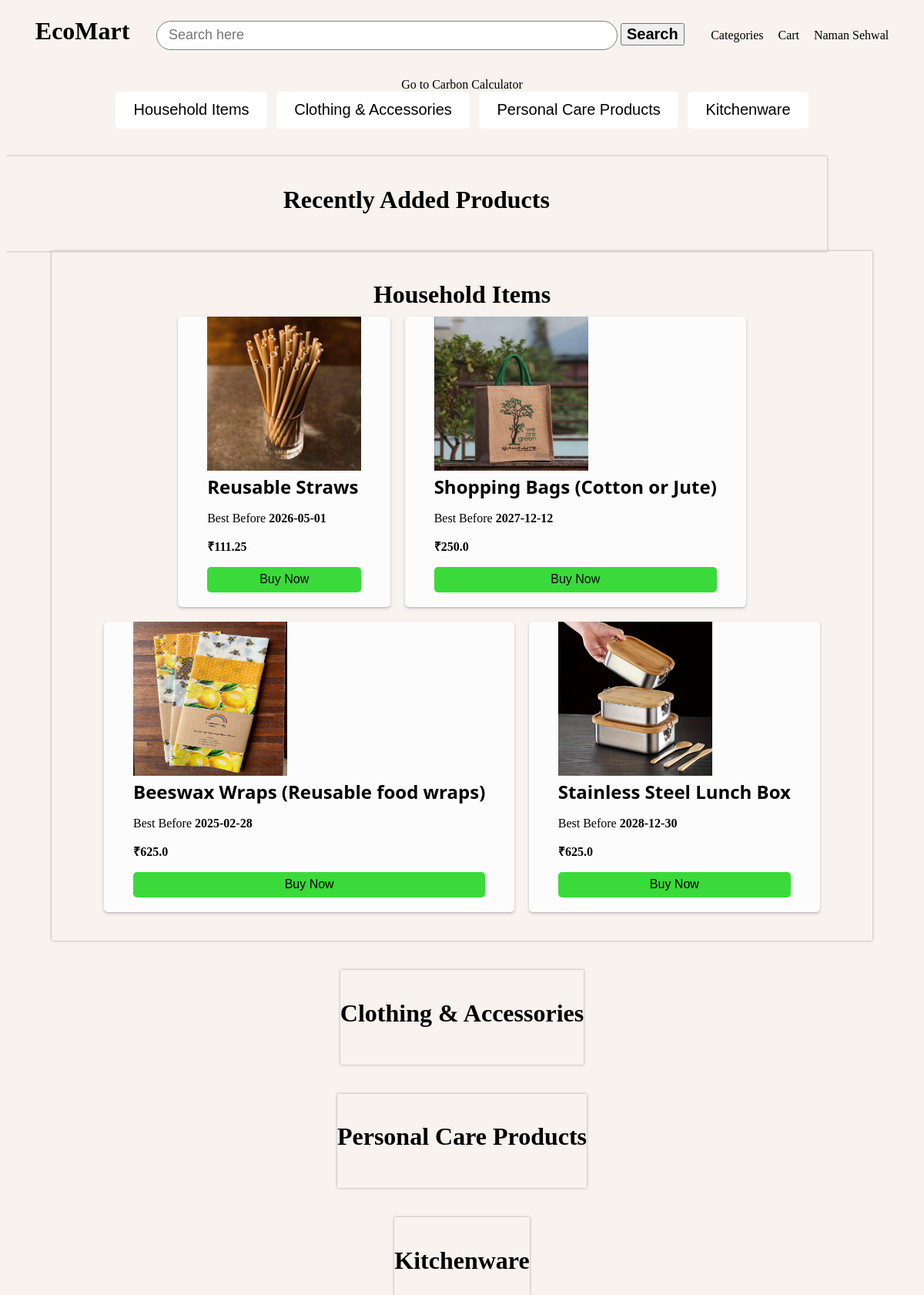
The page /testing on the database its author committed.
### vault.py (models this page shows, shortened)
class User(Base):
    __tablename__ = 'users'
    id = Column(Integer, primary_key=True, autoincrement=True)
    name = Column('name',String)
    email = Column('email',String)
    password = Column('password', String)
    address = Column('address', String)
    phone_number = Column('phone_number', String)
    admin = Column('admin', Integer, default=0)

class Category(Base):
    __tablename__ = 'categories'
    id = Column(Integer, primary_key=True, autoincrement=True)
    name = Column('name',String)
    image = Column('image',String)
    date = Column('date',String)

class Product(Base):
    __tablename__ = 'products'
    id = Column(Integer, primary_key=True, autoincrement=True)
    name = Column('name',String)
    category = Column('category',String)
    category_id = Column('category_id', Integer)
    price = Column('price', Integer)
    quantity = Column('quantity', Integer)
    time = Column('time', Integer)
    image = Column('image', String)
    description = Column('description', String)
    si_unit = Column('si_unit', Integer)
    best_before = Column('best_before', String)

### authentication.py (the view)
@app.route('/testing')
def testing():
    return render_template('user/index.html', user=agent.query(User).filter(User.id == 2).first(), categories=agent.query(Category).all(), products=agent.query(Product).all())

### templates/user/index.html (shortened to what this page needs)
<!DOCTYPE html>
<html lang="en">
  <head>
    <link
      rel="stylesheet"
      type="text/css"
      href="{{ url_for('static',filename='styles/style.css') }}"
    />
  </head>
  <body>
    <div class="main">
      <div class="navigation">
        <h1>EcoMart</h1>
        <form method="post" action="/search">
          <input
            name="search"
            type="text"
            placeholder="Search here"
            class="searchC"
            id="inputField"
          />
          <button type="submit" class="searchB"><h2>Search</h2></button>
        </form>
        <div class="right-nav">
          <p><a href="/category">Categories</a></p>
          <p><a href="/cart/{{user.id}}">Cart</a></p>
          <div class="dropdown">
            <p class="my-name">{{user.name}}</p>
          </div>
        </div>
      </div>
      <div class="calculator-btn">
        <a href="{{ url_for('carbon_calculator') }}">Go to Carbon Calculator</a>
      </div>
      <div class="cat-menu-container">
        {% for category in categories %}
        <button type="button" class="cat-menu">
          <a href="#{{category.name}}">{{category.name}}</a>
        </button>
        {% endfor %}
      </div>
      <div class="lower">
        <br />
        <div class="category filterDiv">
          <h1>Recently Added Products</h1>
        </div>
        <div class="container">
          {% for category in categories %}
          <div class="category" id="{{category.name}}">
            <h1>{{category.name}}</h1>
            <div class="product-list">
              {% for product in products %} {% if product.category ==
              category.name %}
              <div class="product" name="{{product.name}}">
                <div class="product-image">
                  <img src="/static/assets/{{product.image }}" alt="" />
                </div>
                <div class="product-info">
                  <h2 class="product-name">{{product.name}}</h2>
                  <p>Best Before <b>{{product.best_before}}</b></p>
                  <p><b>₹{{product.price*1.25}}</b></p>
                  <button
                    class="add-to-cart"
                    onclick="location.href='product/{{product.id}}'"
                  >
                    Buy Now
                  </button>
                </div>
              </div>
              {% endif %} {% endfor %}
            </div>
          </div>
          {% endfor %}
        </div>
      </div>
    </div>
  </body>
</html>

### static/styles/style.css (style rules this page uses)
.product { width: fit-content; padding: 0cm 1cm 0.5cm 1cm; box-shadow: rgba(50, 50, 93, 0.25) 0px 2px 5px -1px, rgba(0, 0, 0, 0.3) 0px 1px 3px -1px; border-radius: 5px; background-color: rgb(252, 252, 252); }
.calculator-btn { text-align: center; margin-top: 17px; }
.product-name { font-family: Noto Sans; }
.navigation { display: flex; padding: 0cm 1cm; align-items: center; justify-content: space-between; }
.my-name { cursor: pointer; }
.cat-menu-container { display: flex; column-gap: 0.3cm; justify-content: center; padding-bottom: 0.5cm; }
.cat-menu { padding: 0.3cm 0.6cm; border: 1px solid white; border-radius: 5px; background-color: white; font-size: 20px; }
.right-nav { display: flex; column-gap: 0.5cm; }
.dropdown { position: relative; display: inline-block; }
.searchC { width: 15cm; margin-top: 0.5cm; margin-bottom: 0.5cm; font-size: 18px; border-radius: 100px; padding: 0.2cm 0.4cm; border: thin solid grey; }
.add-to-cart { font-size: 16px; width: 100%; padding: 0.2cm; border: none; border-radius: 5px; background-color: #3ada3a; cursor: pointer; }
.lower { overflow: scroll; max-height: 79.5vh; }
h2 { margin: 0px 0px; }
.container { display: flex; flex-direction: column; align-items: center; row-gap: 1cm; }
.category { display: flex; flex-direction: column; align-items: center; max-width: 90%; box-shadow: rgba(0, 0, 0, 0.35) 0px 0px 3px; padding: 1cm 0cm; }
.product-list { display: flex; flex-wrap: wrap; justify-content: center; column-gap: 0.5cm; row-gap: 0.5cm; }
img { width: 200px; height: 200px; }
h1 { margin: 0px 0px 10px 0px; }
a { text-decoration: none; color: black; }
body { background-color: rgb(248, 243, 238); }

### rows shown on the page
User: name "Naman Sehwal"
Category: name "Household Items"
Category: name "Clothing & Accessories"
Category: name "Personal Care Products"
Category: name "Kitchenware"
Product: image (picture), name "Reusable Straws", best_before "2026-05-01", product.price*1.25 "111.25"
Product: image (picture), name "Shopping Bags (Cotton or Jute)", best_before "2027-12-12", product.price*1.25 "250.0"
Product: image (picture), name "Beeswax Wraps (Reusable food wraps)", best_before "2025-02-28", product.price*1.25 "625.0"
Product: image (picture), name "Stainless Steel Lunch Box", best_before "2028-12-30", product.price*1.25 "625.0"
